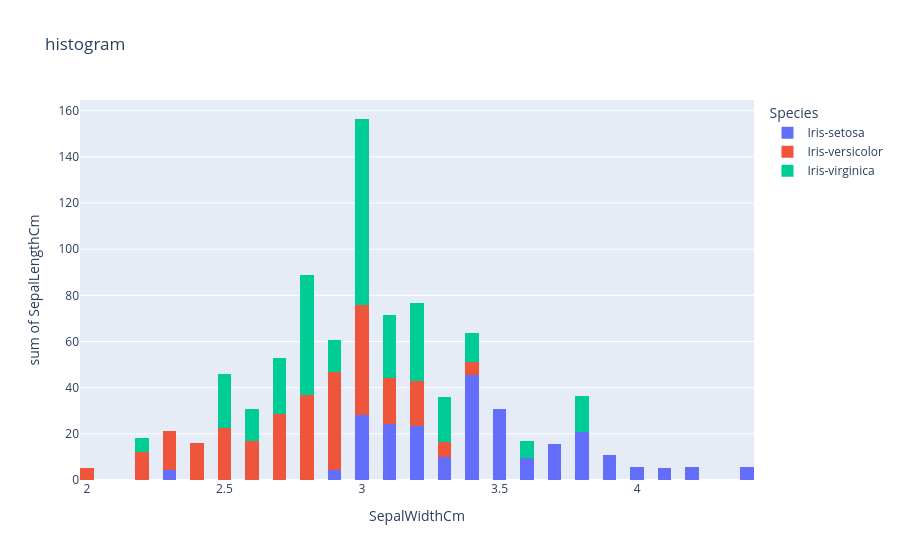

Notebook cell for this chart:
### Code cell
import pandas as pd
import plotly.express as px

df = pd.read_csv(r"C:\Users\ASUS\Downloads\Iris.csv")
fig = px.histogram(
    df,
    title="histogram",

    x="SepalWidthCm",
    y="SepalLengthCm",
    color="Species",
    # facet_row="Species",
    # facet_col="Species",
    nbins=100
)

fig.show()

### Figure 1 — Plotly figure (JSON) as saved in the notebook; plotly's stock layout.template omitted (floating-point values rounded to 4 significant figures)
{"data": [{"bingroup": "x", "histfunc": "sum", "hovertemplate": "Species=Iris-setosa<br>SepalWidthCm=%{x}<br>sum of SepalLengthCm=%{y}<extra></extra>", "legendgroup": "Iris-setosa", "marker": {"color": "#636efa", "pattern": {"shape": ""}}, "name": "Iris-setosa", "nbinsx": 100, "orientation": "v", "showlegend": true, "type": "histogram", "x": [3.5, 3.0, 3.2, 3.1, 3.6, 3.9, 3.4, 3.4, 2.9, 3.1, 3.7, 3.4, 3.0, 3.0, 4.0, 4.4, 3.9, 3.5, 3.8, 3.8, 3.4, 3.7, 3.6, 3.3, 3.4, 3.0, 3.4, 3.5, 3.4, 3.2, 3.1, 3.4, 4.1, 4.2, 3.1, 3.2, 3.5, 3.1, 3.0, 3.4, 3.5, 2.3, 3.2, 3.5, 3.8, 3.0, 3.8, 3.2, 3.7, 3.3], "xaxis": "x", "y": [5.1, 4.9, 4.7, 4.6, 5.0, 5.4, 4.6, 5.0, 4.4, 4.9, 5.4, 4.8, 4.8, 4.3, 5.8, 5.7, 5.4, 5.1, 5.7, 5.1, 5.4, 5.1, 4.6, 5.1, 4.8, 5.0, 5.0, 5.2, 5.2, 4.7, 4.8, 5.4, 5.2, 5.5, 4.9, 5.0, 5.5, 4.9, 4.4, 5.1, 5.0, 4.5, 4.4, 5.0, 5.1, 4.8, 5.1, 4.6, 5.3, 5.0], "yaxis": "y"}, {"bingroup": "x", "histfunc": "sum", "hovertemplate": "Species=Iris-versicolor<br>SepalWidthCm=%{x}<br>sum of SepalLengthCm=%{y}<extra></extra>", "legendgroup": "Iris-versicolor", "marker": {"color": "#EF553B", "pattern": {"shape": ""}}, "name": "Iris-versicolor", "nbinsx": 100, "orientation": "v", "showlegend": true, "type": "histogram", "x": [3.2, 3.2, 3.1, 2.3, 2.8, 2.8, 3.3, 2.4, 2.9, 2.7, 2.0, 3.0, 2.2, 2.9, 2.9, 3.1, 3.0, 2.7, 2.2, 2.5, 3.2, 2.8, 2.5, 2.8, 2.9, 3.0, 2.8, 3.0, 2.9, 2.6, 2.4, 2.4, 2.7, 2.7, 3.0, 3.4, 3.1, 2.3, 3.0, 2.5, 2.6, 3.0, 2.6, 2.3, 2.7, 3.0, 2.9, 2.9, 2.5, 2.8], "xaxis": "x", "y": [7.0, 6.4, 6.9, 5.5, 6.5, 5.7, 6.3, 4.9, 6.6, 5.2, 5.0, 5.9, 6.0, 6.1, 5.6, 6.7, 5.6, 5.8, 6.2, 5.6, 5.9, 6.1, 6.3, 6.1, 6.4, 6.6, 6.8, 6.7, 6.0, 5.7, 5.5, 5.5, 5.8, 6.0, 5.4, 6.0, 6.7, 6.3, 5.6, 5.5, 5.5, 6.1, 5.8, 5.0, 5.6, 5.7, 5.7, 6.2, 5.1, 5.7], "yaxis": "y"}, {"bingroup": "x", "histfunc": "sum", "hovertemplate": "Species=Iris-virginica<br>SepalWidthCm=%{x}<br>sum of SepalLengthCm=%{y}<extra></extra>", "legendgroup": "Iris-virginica", "marker": {"color": "#00cc96", "pattern": {"shape": ""}}, "name": "Iris-virginica", "nbinsx": 100, "orientation": "v", "showlegend": true, "type": "histogram", "x": [3.3, 2.7, 3.0, 2.9, 3.0, 3.0, 2.5, 2.9, 2.5, 3.6, 3.2, 2.7, 3.0, 2.5, 2.8, 3.2, 3.0, 3.8, 2.6, 2.2, 3.2, 2.8, 2.8, 2.7, 3.3, 3.2, 2.8, 3.0, 2.8, 3.0, 2.8, 3.8, 2.8, 2.8, 2.6, 3.0, 3.4, 3.1, 3.0, 3.1, 3.1, 3.1, 2.7, 3.2, 3.3, 3.0, 2.5, 3.0, 3.4, 3.0], "xaxis": "x", "y": [6.3, 5.8, 7.1, 6.3, 6.5, 7.6, 4.9, 7.3, 6.7, 7.2, 6.5, 6.4, 6.8, 5.7, 5.8, 6.4, 6.5, 7.7, 7.7, 6.0, 6.9, 5.6, 7.7, 6.3, 6.7, 7.2, 6.2, 6.1, 6.4, 7.2, 7.4, 7.9, 6.4, 6.3, 6.1, 7.7, 6.3, 6.4, 6.0, 6.9, 6.7, 6.9, 5.8, 6.8, 6.7, 6.7, 6.3, 6.5, 6.2, 5.9], "yaxis": "y"}], "layout": {"barmode": "relative", "legend": {"title": {"text": "Species"}, "tracegroupgap": 0}, "title": {"text": "histogram"}, "xaxis": {"anchor": "y", "domain": [0, 1], "title": {"text": "SepalWidthCm"}}, "yaxis": {"anchor": "x", "domain": [0, 1], "title": {"text": "sum of SepalLengthCm"}}}}
